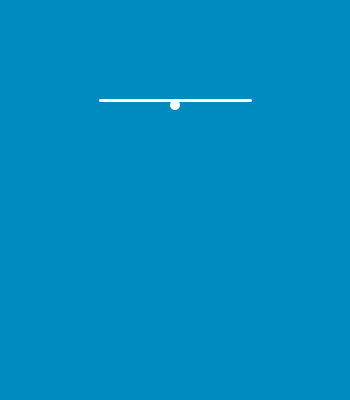
Frame 1 (no input)
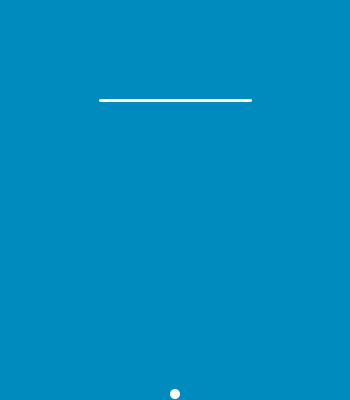
Frame 60 (the mouse pressed at the canvas centre just before this capture)
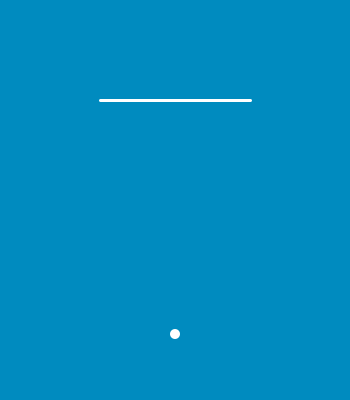
Frame 120 (the mouse held since frame 60 and released just before this capture)

The Processing sketch that drew these frames (run headless with seeded random() and noise(); from frame 60 on, the mouse is pressed at the canvas centre):

// Processing sketch: processing_113823
// ── processing_113823.pde

int diameter = 10;
int positionX = 100;
int Switch = 0;

void setup(){
  size(350,400);
  rectMode(CENTER);
}

void draw(){
  background(0,139,191);
  
  if(positionX == height-diameter/2){
    Switch = 1;
  }
  if(positionX == 100+diameter/2){
    Switch = 0;
  }
  if(Switch == 0 ){
    positionX = positionX + 5; //positionX = positionX +1;
  }
  else if(Switch == 1) {
    positionX--;    
  }
  
  noStroke();  
  ellipse(width/2,positionX,diameter,diameter);
  stroke(255,255,255);
  strokeWeight(3);
  line(100,100,250,100);
  
  
 
  }  
